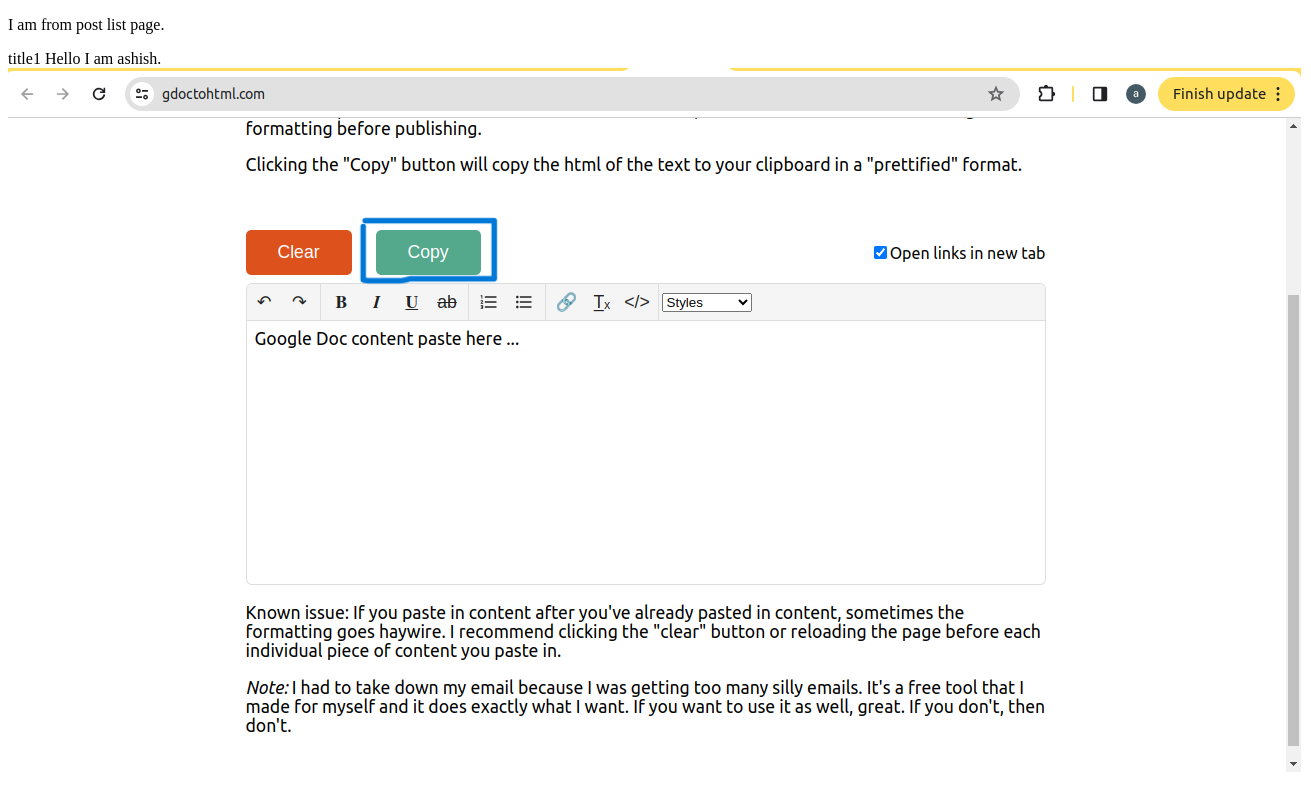
/s1app/posts, run on an earlier commit of the app's database.
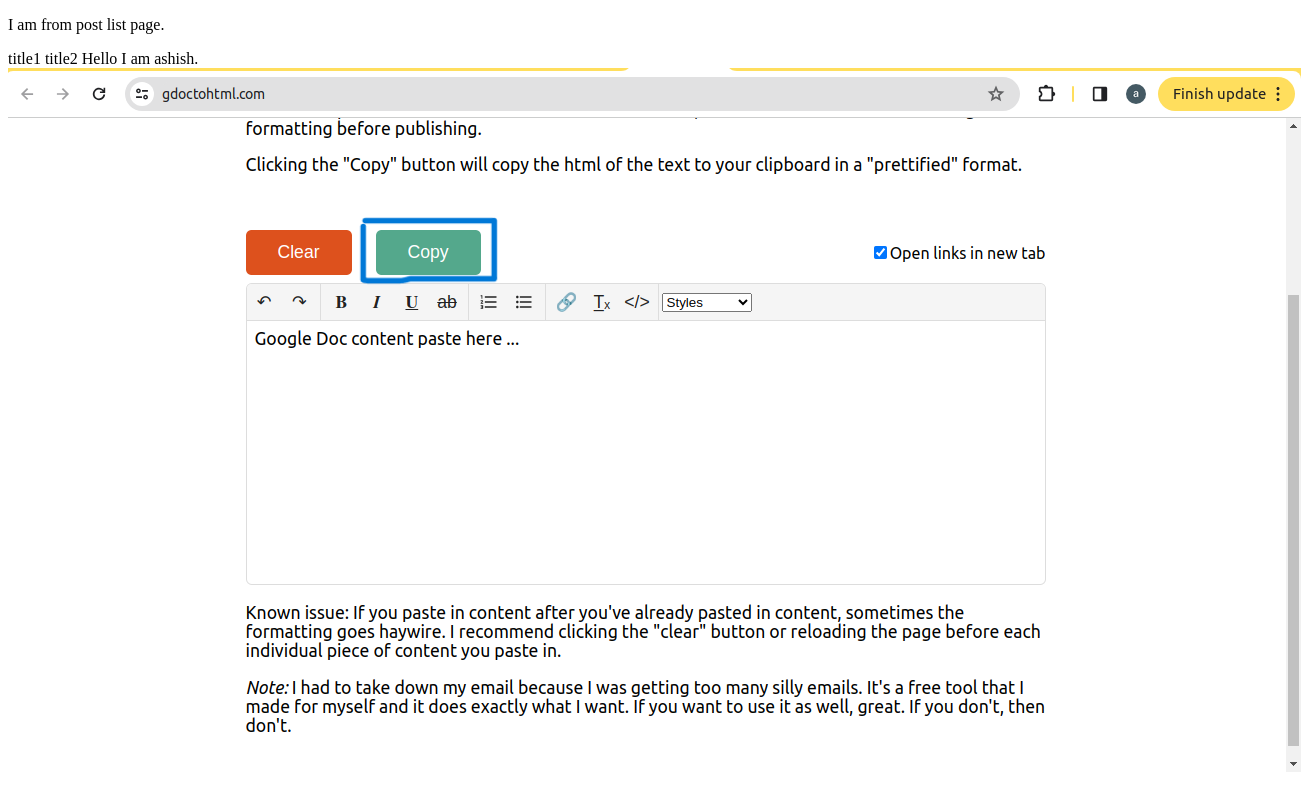
And on a later commit of the database.
### s1app/models.py (models this page shows)
class Post(models.Model):
    title = models.CharField(max_length=200)
    description = models.TextField()

### s1app/views.py (the view)
# urls.py: path('posts', PostListView.as_view(), name='posts'),
class PostListView(ListView):
    model = Post
    template_name = 'post.html'
    context_object_name = 'posts'

### s1app/context_processors.py (called while the page is built)
def my_custom_variable(request):
    return {'my_custom_processor': 'Hello I am ashish.'}

### s1app/templates/post.html (shortened to what this page needs)
{% load static %}
<!DOCTYPE html>
<html lang="en">
<head>
</head>
<body>
<p>I am from post list page.</p>
{% if posts %}
{% for post in posts %}
  {{post.title}}
{% endfor %}
{% endif %}
{{my_custom_processor}}
<img src="{% static '/images/pic1.png' %}" alt="not image">
</body>
</html>

What changed in the data, as far as the page shows it:
added Post: title "title2"
